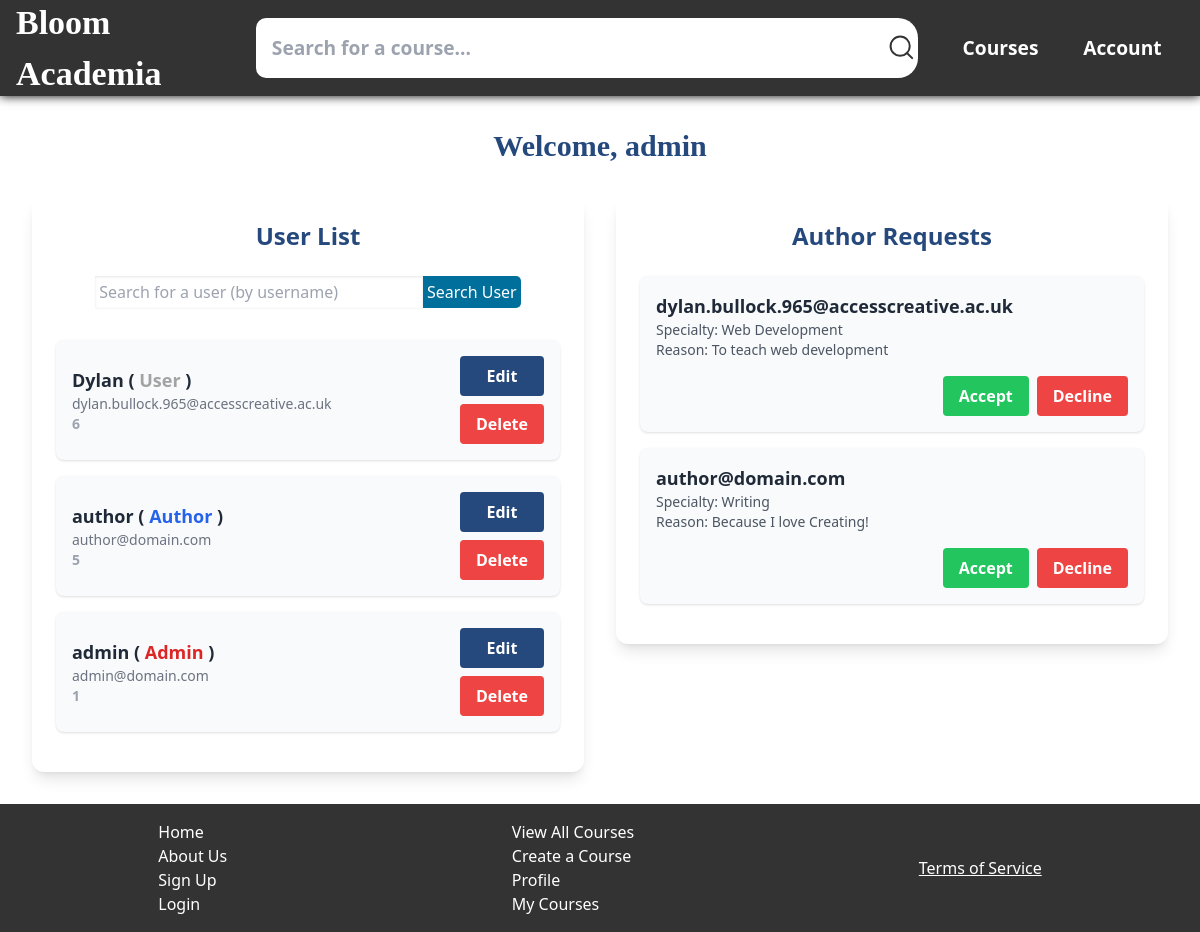
Page /admin (signed in) on the earlier database version.
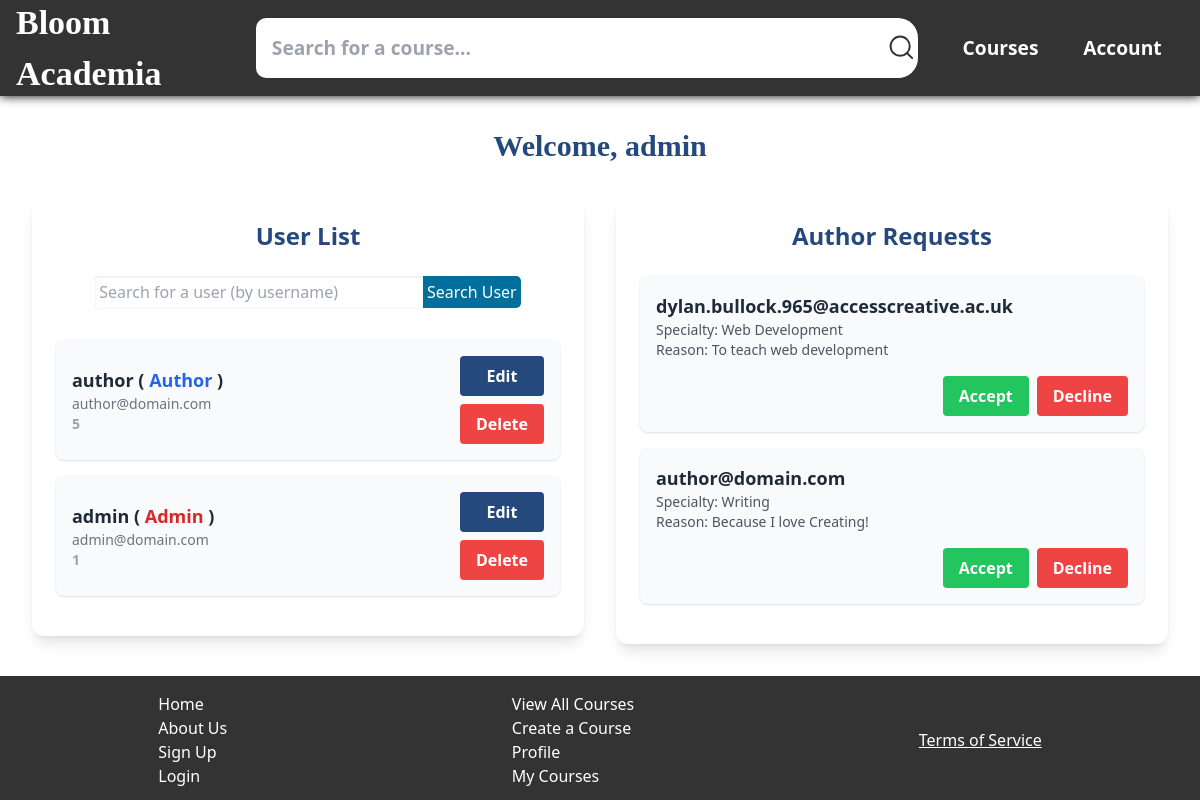
Same page on the later database version.
### tables this page shows
CREATE TABLE users (uid INTEGER PRIMARY KEY AUTOINCREMENT, name TEXT NOT NULL, email TEXT UNIQUE, password TEXT NOT NULL, role TEXT DEFAULT 'User');

CREATE TABLE author_requests (uid INTEGER REFERENCES users(uid), email TEXT REFERENCES users(email), reason TEXT, area TEXT);

### app.py (the view)
@app.route('/admin')
def admin():
    if not session or session.get('role') != 'Admin':
        return render_template('error.html', error_type="No Access", error_title="Unauthorized", error_subtitle="You do not have permission to access the admin dashboard.")
    with db.connect(db_path) as conn:
        cursor = conn.cursor()
        cursor.execute("SELECT * FROM users ORDER BY uid DESC")
        users = cursor.fetchall()
        cursor.execute("SELECT * FROM author_requests ORDER BY uid DESC")
        author_requests = cursor.fetchall()
    return render_template('admin-pages/dashboard.html', users=users, author_requests=author_requests, name=session.get('name'))

### modules/db_functions.py (called while the page is built)
def connect(db_path):
    return sqlite3.connect(db_path)

### templates/admin-pages/dashboard.html (shortened to what this page needs)
<!DOCTYPE html>
<html lang="en">
<head>
    <link rel="stylesheet" href="{{ url_for('static', filename='css/style.css') }}">
    <script src="https://cdn.tailwindcss.com"></script>
</head>
<body class="bg-white min-h-screen flex flex-col">
    <header>
        <a href="{{ url_for('home') }}"><h1>Bloom Academia</h1></a>
        <nav>
            <form id="search-bar" class="nav-item" method="POST" action="{{ url_for('search_course') }}">
                <input id="search-bar-input" class="text-black" type="text" name="search-bar-input" placeholder="Search for a course...">
                <button id="search-bar-btn" type="submit" name="search-bar-btn">
                </button>
            </form>
            <a class="nav-item" href="{{ url_for('list_courses') }}">Courses</a>
            {% if name %}
                <a class="nav-item" href="{{ url_for('profile') }}">Account</a>
            {% else %}
                <a class="nav-item" href="{{ 'login' }}">Login</a>
            {% endif %}
        </nav>
    </header>
    <main class="flex-grow flex flex-col items-center justify-start p-8">
        <h1 class="text-3xl font-bold mb-8 text-primary">Welcome, {{ name }}</h1>
        <div class="w-full max-w-6xl">
            <div id="manage-users-container" class="flex flex-col md:flex-row items-start justify-between space-y-8 md:space-y-0 md:space-x-8">
                <div id="manage-users-col" class="w-full md:w-1/2 bg-white p-6 rounded-xl shadow-lg">
                    <h2 class="text-2xl text-center font-semibold mb-6 text-primary">User List</h2>
                    <form id="find-user-form" action="{{ url_for('search_user') }}" method="post">
                        <input id="user-search-input" name="user-search-input" type="text" placeholder="Search for a user (by username)" required>
                        <button id="user-search-btn" name="user-search-btn" type="submit">Search User</button>
                    </form>
                    {% for user in users %}
                    <div class="bg-gray-50 p-4 rounded-lg shadow mb-4 flex items-center">
                        <div class="flex-grow mr-4">
                            <p class="text-lg font-semibold text-gray-800">{{ user[1] }} ( <span class="{% if user[4] == 'Admin' %}text-red-600{% elif user[4] == 'User' %}text-neutral-400{% elif user[4] == 'Author' %}text-blue-600{% endif %} font-bold">{{ user[4] }}</span> )</p>
                            <p class="text-sm text-gray-500">{{ user[2] }}</p>
                            <p class="text-sm text-gray-400 font-extrabold">{{ user[0] }}</p>
                        </div>
                        <div class="flex flex-col space-y-2">
                            <a href="{{ url_for('change_role', uid=user[0]) }}" class="bg-primary hover:bg-primary-dark text-white font-bold py-2 px-4 rounded text-center">Edit</a>
                            <a href="{{ url_for('delete_user', uid=user[0]) }}" class="bg-red-500 hover:bg-red-700 text-white font-bold py-2 px-4 rounded text-center">Delete</a>
                        </div>
                    </div>
                    {% endfor %}
                </div>
                <div id="manage-author-requests-col" class="w-full md:w-1/2 bg-white p-6 rounded-xl shadow-lg">
                    <h2 class="text-2xl text-center font-semibold mb-6 text-primary">Author Requests</h2>
                    {% for request in author_requests %}
                    <div class="bg-gray-50 p-4 rounded-lg shadow mb-4">
                        <div class="mb-4">
                            <p class="text-lg font-semibold text-gray-800">{{ request[1] }}</p>
                            <p class="text-sm text-gray-600">Specialty: <span class="font-medium">{{ request[3] }}</span></p>
                            <p class="text-sm text-gray-600">Reason: {{ request[2] }}</p>
                        </div>
                        <form id="clear-author-request-form" action="{{ url_for('clear_author_request', uid=request[0]) }}" method="post" class="flex justify-end space-x-2">
                            <button id="accept-author-request" name="accept-author-request" class="bg-green-500 hover:bg-green-700 text-white font-bold py-2 px-4 rounded" type="submit">Accept</button>
                            <button id="decline-author-request" name="decline-author-request" class="bg-red-500 hover:bg-red-700 text-white font-bold py-2 px-4 rounded" type="submit">Decline</button>
                        </form>
                    </div>
                    {% endfor %}
                </div>
            </div>
        </div>
    </main>
    <footer>
        <li id="footer-l1" class="footer-item">
            <a href="{{ url_for('home') }}">Home</a>
            <a href="{{ url_for('about') }}">About Us</a>
            <a href="{{ url_for('register') }}">Sign Up</a>
            <a href="{{ url_for('login') }}">Login</a>
        </li>
        <li id="footer-l2" class="footer-item">
            <a href="#">View All Courses</a>
            <a href="{{ url_for('create_course') }}">Create a Course</a>
            <a href="{{ url_for('profile') }}">Profile</a>
            <a href="{{ url_for('profile') }}">My Courses</a>
        </li>
        <li id="footer-l4" class="footer-item">
            <button id="tos-btn" onclick="showTOS()">Terms of Service</button>
        </li>
    </footer>
</body>
</html>

### static/css/style.css (style rules this page uses)
* { padding: 0; margin: 0; box-sizing: border-box; }
a { text-decoration: none; }
html, body { height: 100%; width: 100%; }
body { background-color: var(--bg); color: var(--text); background-image: url("root/static/images/wave-haikei.png"); color: #020113; font-family: 'Segoe UI', Tahoma, Geneva, Verdana, sans-serif; }
p { color: black; }
header { height: 10%; width: 100%; display: flex; align-items: center; justify-content: space-around; padding: 3rem 1rem; box-shadow: 0 0 10px 0 black; background-color: #333333; }
header h1 { font-size: 2.125rem !important; font-weight: 600 !important; }
nav { display: flex; flex-direction: row; align-items: center; justify-content: space-evenly; }
nav a { color: var(--secondary); }
nav .nav-item { margin: 0 1.4rem; color: white; font-weight: bold; font-size: larger; }
#search-bar { display: flex; flex-direction: row; }
#search-bar-input { padding: 1rem; padding-right: 20rem; border: none; border-radius: 10px 0 0 10px; background-color: #ffffff; }
#search-bar-btn { display: flex; align-items: center; border: none; border-radius: 0 20px 20px 0; background-color: #ffffff; transition: 0.5s; cursor: pointer; }
h1 { color: white; font-family: ui-monospace; }
#find-user-form { height: 2rem; display: flex; justify-content: center; margin-bottom: 2rem; }
#user-search-input { width: 65%; padding: 0.25rem; box-shadow: inset 0 1px 3px 0 rgb(0 0 0 / 0.1), 0 1px 2px -1px rgb(0 0 0 / 0.1); }
#user-search-btn { padding: 0.25rem; border-radius: 0 5px 5px 0; background: var(--secondary); color: white; }
footer { display: flex; align-items: center; justify-content: space-around; padding: 1rem; background-color: #333333; color: white; }
footer .footer-item { display: flex; flex-direction: column; }
footer .footer-item a { color: white; }
#tos-btn { border: none; background: none; color: white; text-decoration: underline; cursor: pointer; }

Differences in the rows shown:
removed users: name "Dylan", role "User", email "dylan.bullock.965@accesscreative.ac.uk", uid "6"
